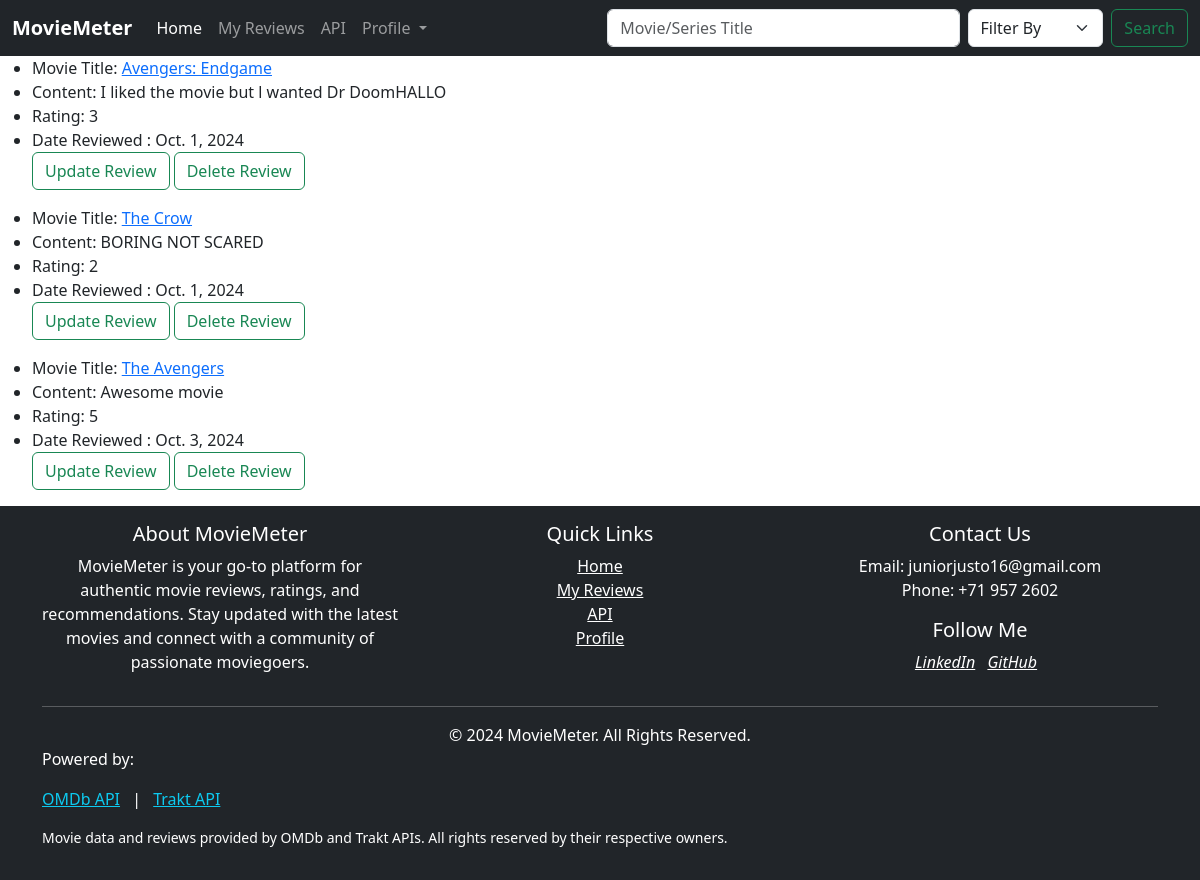
/movies/my_reviews/ (signed in), run on the app's committed database.
### movies/models.py (models this page shows)
class Review(models.Model):
    movie_title = models.CharField(max_length=50, default="", unique=False)
    reviewer = models.ForeignKey(User, on_delete=models.CASCADE, default="")
    review_content = models.TextField(max_length=100, default="")
    rating = models.IntegerField()
    created_at = models.DateField(auto_now_add=True)

### movies/views.py (the view)
# urls.py: path("my_reviews/", views.user_movie_reviews, name="my_reviews"),
@login_required(login_url=reverse_lazy('accounts:login'))
def user_movie_reviews(request):
     reviews = Review.objects.filter(reviewer=request.user.id).order_by('created_at')
     context = {'reviews': reviews}
     return render(request, 'user_reviews.html', context)

### movies/templates/user_reviews.html (shortened to what this page needs)
{% extends 'layout/base.html' %}
{% block body %}
<ul>
    {% for review in reviews %}
    <li>Movie Title: <a href="{% url 'movies:movie_detail' review.movie_title  %}">{{ review.movie_title }}</a></li>
    <li>Content: {{ review.review_content }}</li>
    <li>Rating: {{ review.rating }}</li>
    <li>Date Reviewed : {{ review.created_at }}</li>
    <p>
        <a class="btn btn-outline-success" href="{% url 'movies:update_review' review.movie_title %}">Update Review</a>
        <a class="btn btn-outline-success" href="{% url 'movies:delete_review' review.movie_title %}">Delete Review</a>
    </p>
    {% endfor %}
</ul>
{% endblock %}

### data on the page
Review: movie_title "Avengers: Endgame", review_content "I liked the movie but l wanted Dr DoomHALLO", rating "3", created_at "Oct. 1, 2024"
Review: movie_title "The Crow", review_content "BORING NOT SCARED", rating "2", created_at "Oct. 1, 2024"
Review: movie_title "The Avengers", review_content "Awesome movie", rating "5", created_at "Oct. 3, 2024"
